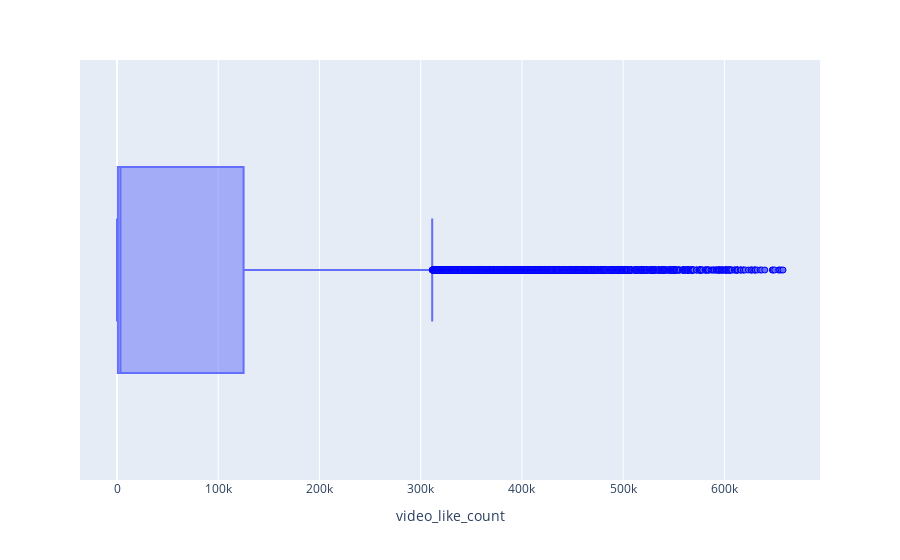

The notebook cell this image was saved under:
### Markdown cell above
#### **video_like_count**

Create a box plot to examine the spread of values in the `video_like_count` column.

### Code cell
# Create a boxplot to visualize distribution of `video_like_count`
fig = px.box(data, x="video_like_count", orientation="h")
fig.update_traces(marker_line_width=1, marker_line_color="blue")

fig.show()

### Figure 1 — Plotly figure (JSON) as saved in the notebook; plotly's stock layout.template omitted (floating-point values rounded to 4 significant figures; data arrays with more than 128 entries replaced by an {"elided": "..."} marker saying what was removed)
{"data": [{"alignmentgroup": "True", "hovertemplate": "video_like_count=%{x}<extra></extra>", "legendgroup": "", "marker": {"color": "#636efa", "line": {"color": "blue", "width": 1}}, "name": "", "notched": false, "offsetgroup": "", "orientation": "h", "showlegend": false, "type": "box", "x": {"elided": "19382 int values"}, "x0": " ", "xaxis": "x", "y0": " ", "yaxis": "y"}], "layout": {"autosize": true, "boxmode": "group", "legend": {"tracegroupgap": 0}, "margin": {"t": 60}, "xaxis": {"anchor": "y", "autorange": true, "domain": [0, 1], "range": [-36550.0, 694400.0], "title": {"text": "video_like_count"}, "type": "linear"}, "yaxis": {"anchor": "x", "autorange": true, "domain": [0, 1], "range": [-0.5, 0.5], "type": "category"}}}
